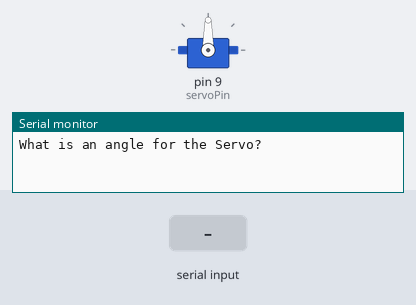
Simulated run of this sketch. Board: Arduino Uno, built with avr-gcc and run on an emulated ATmega328P. Shown: servo, the last lines printed to the serial monitor. The inputs (shaded band) are chosen by the test bench.

Above: at 1.2 s.
1.3 s: "30,150\n" received over Serial
At 3.5 s:
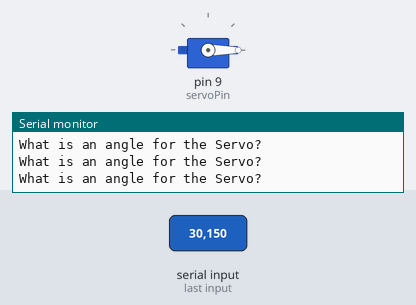
3.8 s: "90,45\n" received over Serial
At 4.6 s:
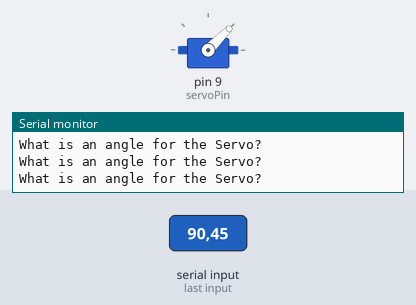
6.3 s: "200\n" received over Serial
At 6.6 s:
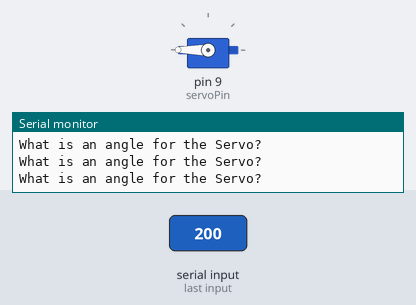
Timing chart, 0 to 9.3 s (numbered marks = the images above; inputs shaded):
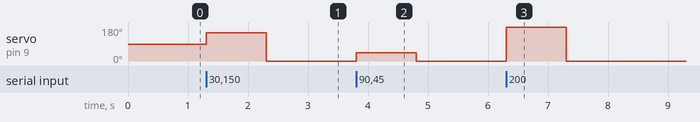

Measured:
- after the input at 1.3 s, servo on pin 9 (servoPin): 90° → 150° at once, → 0° 1.0 s later
- after the input at 3.8 s, servo on pin 9 (servoPin): 0° → 45° at once, → 0° 1.0 s later
- after the input at 6.3 s, servo on pin 9 (servoPin): 0° → 180° at once, → 0° 1.0 s later

The sketch:

rotate_servo_motor.ino
```cpp
#include <Servo.h>

int servoPin = 9;
int servoPosition = 0;
Servo servo;

void setup() {
  Serial.begin(9600);
  servo.attach(servoPin);
}

void loop() {
  Serial.println("What is an angle for the Servo?");
  while (Serial.available() == 0) {
  }
  servoPosition = Serial.parseInt();
  servo.write(servoPosition);
}
```
